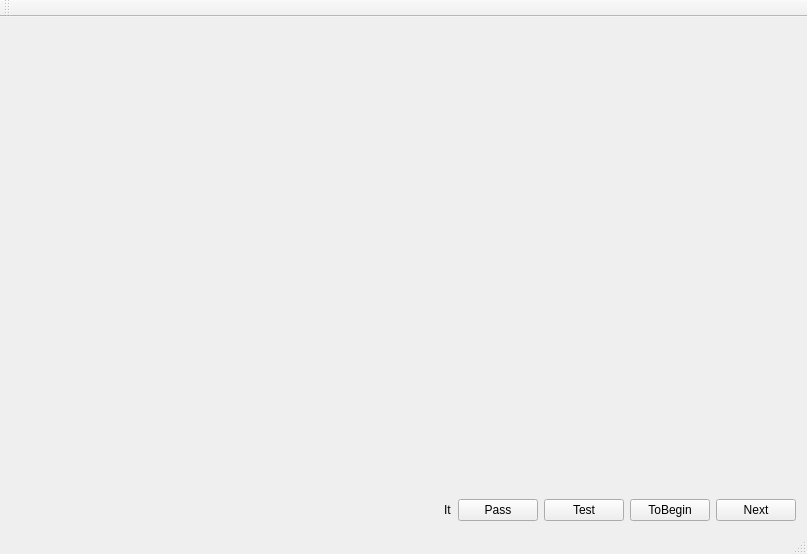
<?xml version="1.0" encoding="UTF-8"?>
<ui version="4.0">
 <class>MainWindow</class>
 <widget class="QMainWindow" name="MainWindow">
  <property name="geometry">
   <rect>
    <x>0</x>
    <y>0</y>
    <width>807</width>
    <height>554</height>
   </rect>
  </property>
  <property name="windowTitle">
   <string>MainWindow</string>
  </property>
  <widget class="QWidget" name="centralWidget">
   <layout class="QVBoxLayout" name="verticalLayout">
    <item>
     <widget class="WidgetCifar" name="wcifar" native="true">
      <property name="sizePolicy">
       <sizepolicy hsizetype="Preferred" vsizetype="Expanding">
        <horstretch>0</horstretch>
        <verstretch>0</verstretch>
       </sizepolicy>
      </property>
     </widget>
    </item>
    <item>
     <layout class="QHBoxLayout" name="horizontalLayout">
      <item>
       <widget class="QLabel" name="lb_out">
        <property name="text">
         <string/>
        </property>
       </widget>
      </item>
      <item>
       <spacer name="horizontalSpacer">
        <property name="orientation">
         <enum>Qt::Horizontal</enum>
        </property>
        <property name="sizeHint" stdset="0">
         <size>
          <width>40</width>
          <height>20</height>
         </size>
        </property>
       </spacer>
      </item>
      <item>
       <widget class="QLabel" name="lb_it">
        <property name="text">
         <string>It</string>
        </property>
       </widget>
      </item>
      <item>
       <widget class="QPushButton" name="pb_pass">
        <property name="text">
         <string>Pass</string>
        </property>
        <property name="checkable">
         <bool>true</bool>
        </property>
       </widget>
      </item>
      <item>
       <widget class="QPushButton" name="pb_test">
        <property name="text">
         <string>Test</string>
        </property>
       </widget>
      </item>
      <item>
       <widget class="QPushButton" name="pb_prev">
        <property name="text">
         <string>ToBegin</string>
        </property>
       </widget>
      </item>
      <item>
       <widget class="QPushButton" name="pb_next">
        <property name="text">
         <string>Next</string>
        </property>
       </widget>
      </item>
     </layout>
    </item>
   </layout>
  </widget>
  <widget class="QMenuBar" name="menuBar">
   <property name="geometry">
    <rect>
     <x>0</x>
     <y>0</y>
     <width>807</width>
     <height>22</height>
    </rect>
   </property>
  </widget>
  <widget class="QToolBar" name="mainToolBar">
   <attribute name="toolBarArea">
    <enum>TopToolBarArea</enum>
   </attribute>
   <attribute name="toolBarBreak">
    <bool>false</bool>
   </attribute>
  </widget>
  <widget class="QStatusBar" name="statusBar"/>
 </widget>
 <layoutdefault spacing="6" margin="11"/>
 <customwidgets>
  <customwidget>
   <class>WidgetCifar</class>
   <extends>QWidget</extends>
   <header>widgetcifar.h</header>
   <container>1</container>
  </customwidget>
 </customwidgets>
 <resources/>
 <connections/>
</ui>
